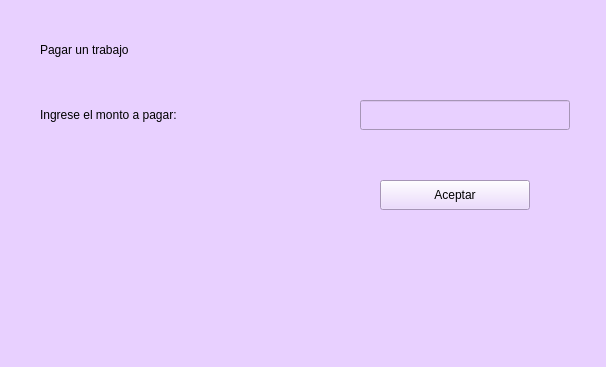
<?xml version="1.0" encoding="UTF-8"?>
<ui version="4.0">
 <class>MainWindow</class>
 <widget class="QMainWindow" name="MainWindow">
  <property name="geometry">
   <rect>
    <x>0</x>
    <y>0</y>
    <width>606</width>
    <height>367</height>
   </rect>
  </property>
  <property name="windowTitle">
   <string>MainWindow</string>
  </property>
  <property name="styleSheet">
   <string notr="true">background-color: rgb(232, 208, 255);</string>
  </property>
  <widget class="QWidget" name="centralwidget">
   <widget class="QLabel" name="label">
    <property name="geometry">
     <rect>
      <x>40</x>
      <y>30</y>
      <width>320</width>
      <height>40</height>
     </rect>
    </property>
    <property name="styleSheet">
     <string notr="true">font: 26pt &quot;Century Gothic&quot;;</string>
    </property>
    <property name="text">
     <string>Pagar un trabajo</string>
    </property>
   </widget>
   <widget class="QLabel" name="label_2">
    <property name="geometry">
     <rect>
      <x>40</x>
      <y>100</y>
      <width>320</width>
      <height>30</height>
     </rect>
    </property>
    <property name="styleSheet">
     <string notr="true">font: 18pt &quot;Century Gothic&quot;;</string>
    </property>
    <property name="text">
     <string>Ingrese el monto a pagar:</string>
    </property>
   </widget>
   <widget class="QLineEdit" name="lineEdit">
    <property name="geometry">
     <rect>
      <x>360</x>
      <y>100</y>
      <width>210</width>
      <height>30</height>
     </rect>
    </property>
    <property name="styleSheet">
     <string notr="true">font: 18pt &quot;Century Gothic&quot;;</string>
    </property>
    <property name="inputMask">
     <string>9999999999; </string>
    </property>
   </widget>
   <widget class="QPushButton" name="pushButton">
    <property name="geometry">
     <rect>
      <x>380</x>
      <y>180</y>
      <width>150</width>
      <height>30</height>
     </rect>
    </property>
    <property name="styleSheet">
     <string notr="true">font: 18pt &quot;Century Gothic&quot;;</string>
    </property>
    <property name="text">
     <string>Aceptar</string>
    </property>
   </widget>
  </widget>
  <widget class="QStatusBar" name="statusbar"/>
 </widget>
 <resources/>
 <connections/>
</ui>
